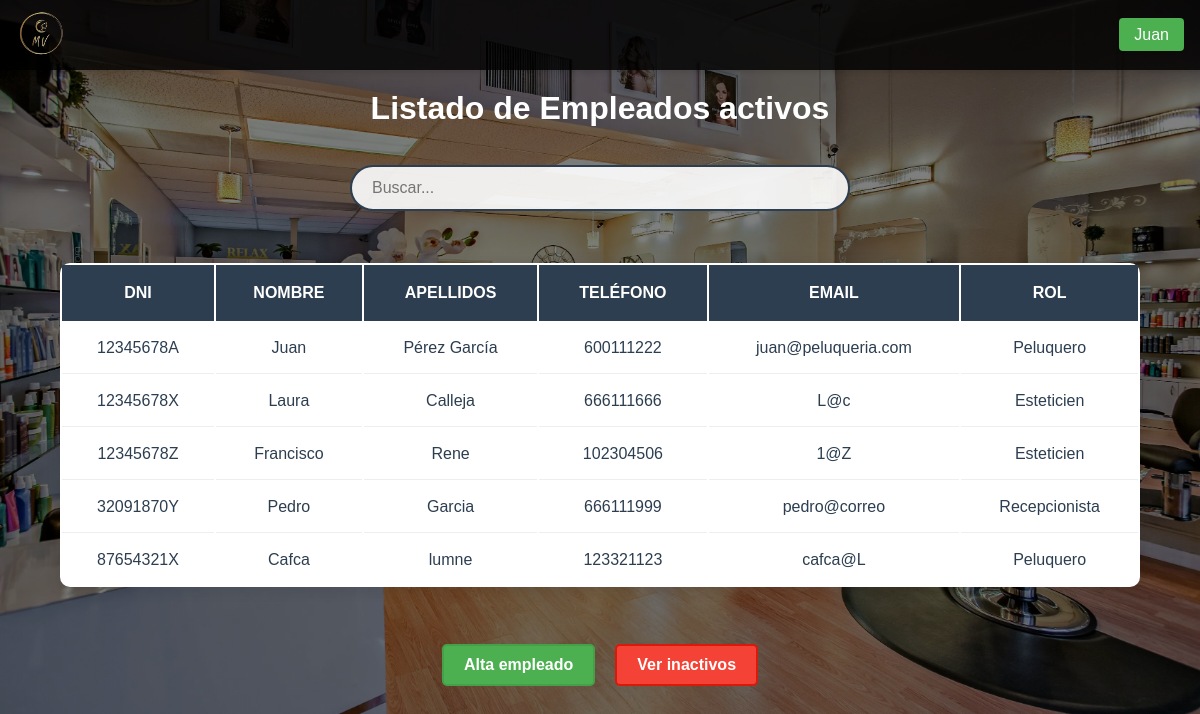
/paginas/empleados.php (signed in), run on an earlier commit of the app's database.
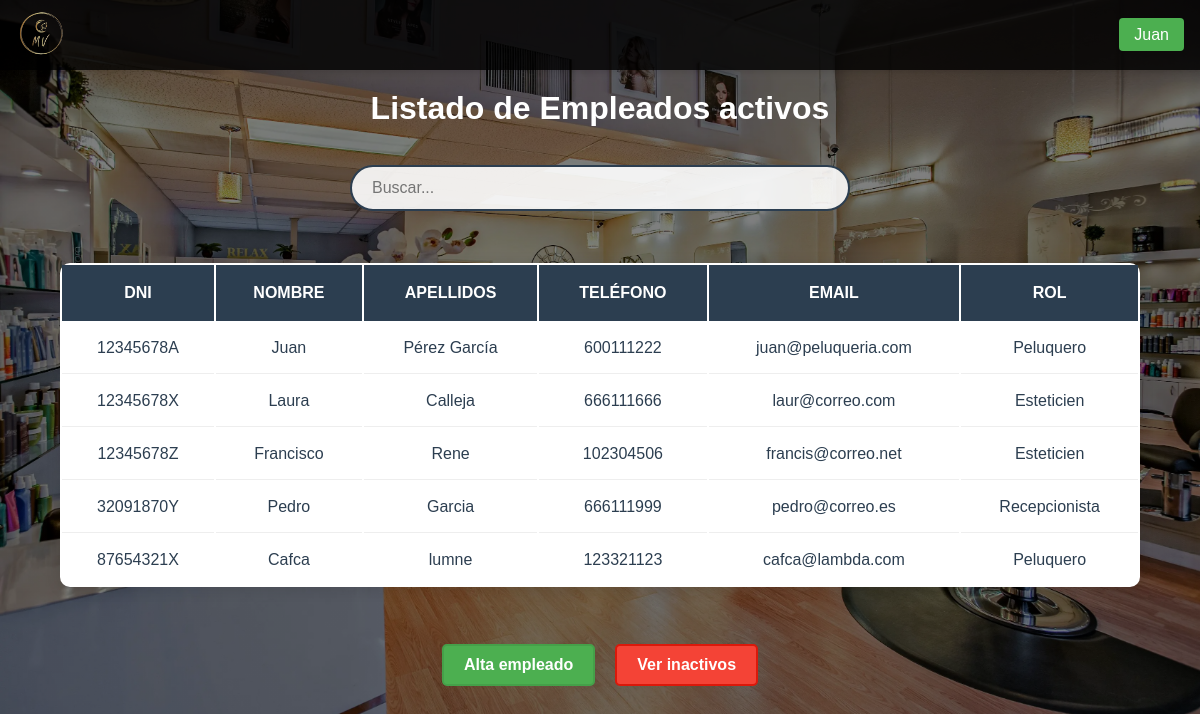
And on a later commit of the database.
### tables this page shows
CREATE TABLE `empleados` (
  `dni` varchar(20) NOT NULL,
  `nombre` varchar(100) NOT NULL,
  `apellidos` varchar(100) NOT NULL,
  `telefono` varchar(15) DEFAULT NULL,
  `email` varchar(100) DEFAULT NULL,
  `id_rol` int DEFAULT NULL,
  `contraseña` varchar(255) NOT NULL,
  `es_admin` tinyint(1) NOT NULL DEFAULT '0',
  `activo` tinyint(1) DEFAULT '1',
  PRIMARY KEY (`dni`),
  KEY `id_rol` (`id_rol`),
  CONSTRAINT `empleados_ibfk_1` FOREIGN KEY (`id_rol`) REFERENCES `roles` (`id_rol`)
);

CREATE TABLE `roles` (
  `id_rol` int NOT NULL AUTO_INCREMENT,
  `nombre_rol` varchar(50) NOT NULL,
  PRIMARY KEY (`id_rol`)
);

### funcionalidades/verificar_admin.php (called while the page is built, shortened)
<?php
function esAdministrador($conn) {
    try {
        $stmt = $conn->prepare("SELECT es_admin FROM empleados WHERE dni = :dni AND activo = 1");
        $stmt->execute([':dni' => $_SESSION['dni']]);
        return ($stmt->fetch(PDO::FETCH_COLUMN) == 1);
    } catch (PDOException $e) {
        error_log("Error verificando admin: " . $e->getMessage());
        return false;
    }
}

### paginas/empleados.php (the view, shortened to what this page needs)
<!DOCTYPE html>
<html lang="es">
<head>
    <link rel="stylesheet" href="/TFGPeluqueria/css/styles.css">
</head>
<body>
    <?php
        require_once $_SERVER['DOCUMENT_ROOT'] . '/TFGPeluqueria/funcionalidades/conexion.php';
        require_once $_SERVER['DOCUMENT_ROOT'] . '/TFGPeluqueria/funcionalidades/verificar_admin.php';
        include $_SERVER['DOCUMENT_ROOT'] . '/TFGPeluqueria/plantillas/navbar.php';
        $esAdmin = esAdministrador($conn);
        $mostrar = $_GET['mostrar'] ?? 'activos';
        $condicion = ($mostrar === 'inactivos') ? 'e.activo = 0' : 'e.activo = 1';
        $empleados = [];
        try {
            $sql = "SELECT e.dni, e.nombre, e.apellidos, e.telefono, e.email, r.nombre_rol
                    FROM empleados e
                    INNER JOIN roles r ON e.id_rol = r.id_rol
                    WHERE $condicion";
            $stmt = $conn->query($sql);
            $empleados = $stmt->fetchAll(PDO::FETCH_ASSOC);
        } catch (PDOException $e) {
            error_log("Error al obtener empleados: " . $e->getMessage());
        }
    ?>
    <div class="contenedor-principal">
        <h1>Listado de Empleados <?= $mostrar === 'activos' ? 'activos' : 'inactivos' ?></h1>
        <br>
	<div class="contenedor-busqueda">
                <input type="text" id="buscador-general" class="buscador-general input-busqueda"  placeholder="Buscar..." data-tabla=".tabla-scroll .tabla-citas">
	</div>
        <div class="tabla-scroll">
            <table class="tabla-citas">
                <thead>
                    <tr>
                        <th>DNI</th>
                        <th>Nombre</th>
                        <th>Apellidos</th>
                        <th>Teléfono</th>
                        <th>Email</th>
                        <th>Rol</th>
                    </tr>
                </thead>
                <tbody>
                    <?php foreach ($empleados as $empleado): ?>
                        <tr <?= $esAdmin ? 'onclick="window.location=\'editar_empleado.php?dni=' . htmlspecialchars($empleado['dni']) . '\'"' : '' ?>
                        class="<?= $esAdmin ? 'clickable-row' : '' ?>">
                            <td><?= htmlspecialchars($empleado['dni']) ?></td>
                            <td><?= htmlspecialchars($empleado['nombre']) ?></td>
                            <td><?= htmlspecialchars($empleado['apellidos']) ?></td>
                            <td><?= htmlspecialchars($empleado['telefono']) ?></td>
                            <td><?= htmlspecialchars($empleado['email']) ?></td>
                            <td><?= htmlspecialchars($empleado['nombre_rol']) ?></td>
                        </tr>
                    <?php endforeach; ?>
                </tbody>
            </table>
        </div>
        <div class="contenedor-botones">
            <?php if ($esAdmin): ?>
                <a href="/TFGPeluqueria/paginas/registro_empleados.php" class="boton-alta">Alta empleado</a>
                <a href="empleados.php?mostrar=<?= $mostrar === 'activos' ? 'inactivos' : 'activos' ?>" class="boton-baja">
                    <?= $mostrar === 'activos' ? 'Ver inactivos' : 'Ver activos' ?>
                </a>
            <?php endif; ?>
        </div>
    </div>
</body>
</html>

What changed in the data, as far as the page shows it:
changed empleados "Laura": email "L@c" → "laur@correo.com"
changed empleados "Francisco": email "1@Z" → "francis@correo.net"
changed empleados "Pedro": email "pedro@correo" → "pedro@correo.es"
changed empleados "Cafca": email "cafca@L" → "cafca@lambda.com"
